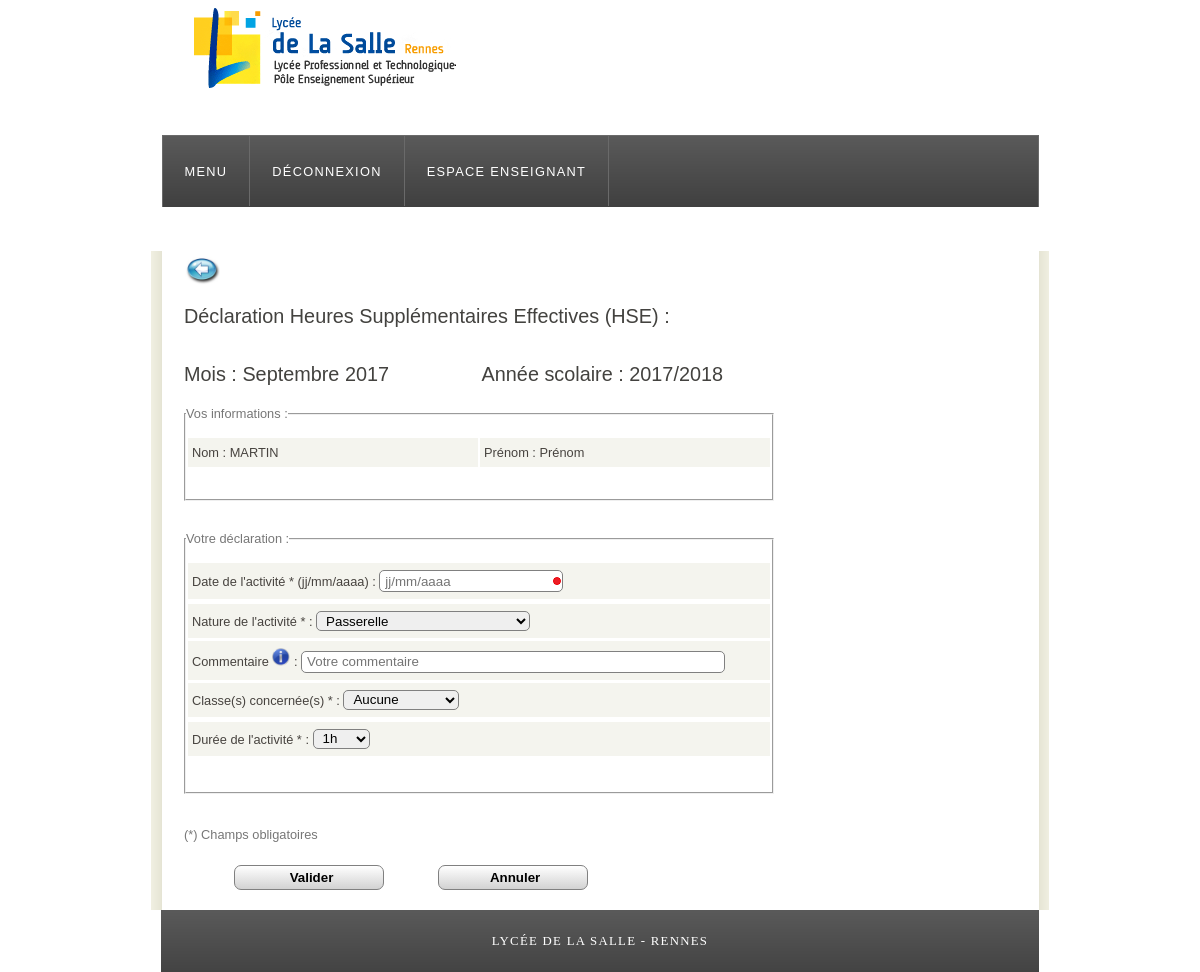
/ajoutDeclarationHSE.php (signed in), run on the app's committed database.
### tables this page shows
CREATE TABLE IF NOT EXISTS `hse_parametres` (
  `ANNEESCOLAIRE` varchar(20) DEFAULT NULL
);

CREATE TABLE IF NOT EXISTS `hse_enseignants` (
  `ENSEIGNANT_ID` int(11) NOT NULL AUTO_INCREMENT,
  `ENSEIGNANT_NOM` varchar(40) DEFAULT NULL,
  `ENSEIGNANT_PRENOM` varchar(40) DEFAULT NULL,
  `ENSEIGNANT_LOGIN` varchar(40) DEFAULT NULL,
  `ENSEIGNANT_MDP` varchar(60) DEFAULT NULL,
  PRIMARY KEY (`ENSEIGNANT_ID`)
);

### include/fonctions.php (called while the page is built, shortened)
<?php
function getMois()
{
	$mois = date('m');
	if ($mois == 1) { $moisLibelle = 'Janvier'; return $moisLibelle; }
	elseif ($mois == 2) { $moisLibelle = 'Février'; return $moisLibelle; }
	elseif ($mois == 3) { $moisLibelle = 'Mars'; return $moisLibelle; }
	elseif ($mois == 4) { $moisLibelle = 'Avril'; return $moisLibelle; }
	elseif ($mois == 5) { $moisLibelle = 'Mai'; return $moisLibelle; }
	elseif ($mois == 6) { $moisLibelle = 'Juin'; return $moisLibelle; }
	elseif ($mois == 7) { $moisLibelle = 'Juillet'; return $moisLibelle; }
	elseif ($mois == 8) { $moisLibelle = 'Août'; return $moisLibelle; }
	elseif ($mois == 9) { $moisLibelle = 'Septembre'; return $moisLibelle; }
	elseif ($mois == 10) { $moisLibelle = 'Octobre'; return $moisLibelle; }
	elseif ($mois == 11) { $moisLibelle = 'Novembre'; return $moisLibelle; }
	elseif ($mois == 12) { $moisLibelle = 'Décembre'; return $moisLibelle; }
}
?>

### ajoutDeclarationHSE.php (the view, shortened to what this page needs)
<?php
include ('include/fonctions.php');
?>
<!DOCTYPE HTML>
<html>
<head>
  <link rel="stylesheet" type="text/css" href="style/style.css" />
  <link rel="stylesheet" type="text/css" href="tooltipster/dist/css/tooltipster.bundle.min.css" />
</head>
<body>
  <div id="main">
    <div id="header">
      <div id="logo">
      </div>
      <div id="menubar">
        <ul id="menu">
          <li class="selected"><a href="gestionEnseignant.php">Menu</a></li>
          <li class="selected"><a href="index.php?action=deconnexion">Déconnexion</a></li>
          <li class="selected"><a>Espace enseignant</a>
        </ul>
      </div>
    </div>
    <div id="site_content">
      <div id="content" >
      <a href="gestionEnseignant.php"><img src='images/back.jpg' height='36' width='36'></a>
      <form name="form1" id="form1" action="scriptAjoutHSE.php" method="post">
      <?php
      $resultat = $cnx->query("SELECT anneescolaire FROM hse_parametres;");
      $resultat->setFetchMode(PDO::FETCH_OBJ);
      $ligne = $resultat->fetch();
      $anneescolaire = $ligne->anneescolaire;
      $login = $_SESSION['login'];
      $req_pre = $cnx->prepare("SELECT enseignant_id, enseignant_nom, enseignant_prenom FROM hse_enseignants WHERE enseignant_login =:login");
      $req_pre->bindValue(':login', $login, PDO::PARAM_STR);
      $req_pre->execute();
      $resultat=$req_pre->fetch(PDO::FETCH_OBJ);
      $enseignantNom = $resultat->enseignant_nom;
      $enseignantPrenom = $resultat->enseignant_prenom;
      ?>
      <h3>Déclaration Heures Supplémentaires Effectives (HSE) : </h3>
      <h3> Mois : <?php echo getMois(); ?> <?php echo date("Y"); ?> &nbsp; &nbsp; &nbsp; &nbsp; &nbsp; &nbsp; &nbsp; &nbsp; Année scolaire : <?php echo $anneescolaire; ?> </h3>
      <fieldset>
      <legend> Vos informations : </legend>
      <table>
      <tr>
      <td width="10%">Nom : <?php echo utf8_encode($enseignantNom); ?></td>
      <td width="10%">Prénom : <?php echo utf8_encode($enseignantPrenom); ?></td>
      </tr>
      </table>
      </fieldset>
      <br/><br/>
      <fieldset>
      <legend> Votre déclaration : </legend>
      <table>
      <tr>
      <td width="10%">Date de l'activité * (jj/mm/aaaa) : <input name="date" type="text" placeholder="jj/mm/aaaa" pattern="^(0[1-9]|[12][0-9]|3[01])/(0[1-9]|1[0-2])/20(1[7-9]|2[0-9]|30)$" required> </td>
      </tr>
      <tr>
      <tr>
      <td width="10%">Nature de l'activité * : <select id="typeactivite" name="typeactivite" required>
      <?php
      $txtreq = "SELECT * FROM hse_vue_listesanskholle;";
      $resultat = $cnx->query($txtreq);
      $resultat->setFetchMode(PDO::FETCH_OBJ);
      $ligne = $resultat->fetch();
      while ($ligne) {
      echo "<option value=".($ligne->TypeId).">".utf8_encode($ligne->TypeLibelle)."</option>";
      $ligne = $resultat->fetch();
      }
      ?>
      </select></td>
      </tr>
      <tr>
      <td width="10%"> Commentaire
      <span class="tooltip" data-tooltip-content="#tooltip_content"><img src="images/info.png" height='18' width='18' /></span>
        :
      <input type='textarea' name='precisionsProf' size='50' placeholder="Votre commentaire">
      </td>
      </tr>
      <td width="10%">Classe(s) concernée(s) * : <select name="classe" required>
      <?php
      $resultat = $cnx->query("SELECT classe_id AS Cid, classe_libelle AS Clibelle, classe_sigle AS Csigle FROM hse_classes ORDER BY CASE classe_sigle WHEN 'Aucune' THEN 1 WHEN 'Regroupement' THEN 2 ELSE 3 END;");
      $resultat->setFetchMode(PDO::FETCH_OBJ);
      $ligne = $resultat->fetch();
      while ($ligne) {
      echo "<option value=".($ligne->Cid).">".utf8_encode($ligne->Csigle)."</option>";
      $ligne = $resultat->fetch();
      }
      ?>
      </select>
      </td>
      </tr>
      <tr>
      <tr>
      <td width="10%">Durée de l'activité *  :
      <select name="duree" required>
      <?php
      $i = 60;
      while ($i <= 600) {
      $nbHeures = $i/60;
      $nbHeures = (int) $nbHeures;
      $nbMinutes = (int)$i%60;
      if ($nbMinutes == 0) { $dureeToString = $nbHeures."h";}
      else { $dureeToString = $nbHeures."h".$nbMinutes;}
      echo "<option value=".$i." > ".$dureeToString." </option>";
      $i = $i + 30;
      }
      ?>
      </select>
      </td>
      </tr>
      </table>
      </fieldset>
      <br/><br/>
      <p> (*) Champs obligatoires</p>
      <input type="submit" name="btnConnecter" id="btnConnecter" value="Valider">
      <input type="reset" name="btnAnnuler" id="btnConnecter" value="Annuler">
    </form>
      </div>
    </div>
    <div id="footer">
      <a href="http://www.lycee-delasalle.com/">Lycée De La Salle - RENNES</a>
    </div>
  </div>
</body>
</html>

### style/style.css (style rules this page uses)
html { height: 100%; }
* { margin: 0; padding: 0; }
body { font: normal .80em 'trebuchet ms', arial, sans-serif; background: #FFFFFF; color: #777; }
p { padding: 0 0 20px 0; line-height: 1.7em; }
img { border: 0; }
h1, h2, h3, h4, h5, h6 { font: normal 175% 'century gothic', arial, sans-serif; color: #43423F; margin: 0 0 15px 0; padding: 15px 0 5px 0; }
h3 { font: normal 155% 'century gothic', arial, sans-serif; }
a, a:hover { outline: none; text-decoration: underline; color: #14CECC; }
ul { margin: 2px 0 22px 17px; }
ul li { list-style-type: circle; margin: 0 0 6px 0; padding: 0 0 4px 5px; }
#main, #logo, #menubar, #site_content, #footer { margin-left: auto; margin-right: auto; }
#header { background: #FFFFFF; border-bottom: 1px solid #FFF; height: 250px; }
#logo { width: 829px; position: relative; height: 135px; background: url(logo_dls.png) no-repeat; }
#menubar { width: 875px; height: 71px; padding: 0px 0 0 0px; border: 1px solid #6A6A6A; border-bottom: 0; background: #555 url(menu.png) repeat-x; }
ul#menu { float: left; margin: 0; padding: 0; }
ul#menu li { float: left; margin: 0px 0 0 0; padding: 0px 0 0 0px; list-style: none; }
ul#menu li a { letter-spacing: 0.1em; font: normal 100% 'trebuchet ms', arial; display: block; float: left; height: 38px; padding: 28px 22px 4px 22px; text-align: center; color: #CDC090; text-transform: uppercase; text-decoration: none; border-right: 1px solid #6A6A6A; background: transparent; }
ul#menu li a:hover, ul#menu li.selected a, ul#menu li.selected a:hover { color: #FFF; }
#site_content { width: 845px; overflow: hidden; margin: 0 auto 0 auto; padding: 0px 20px 20px 33px; background: #FFF url(content.png) repeat-y; }
#content { text-align: left; width: 590px; padding: 0; }
#footer { width: 878px; font: normal 100% "lucida sans unicode"; height: 33px; padding: 24px 0 5px 0; text-align: center; background: #555 url(menu.png) repeat-x; color: #CDC090; text-transform: uppercase; letter-spacing: 0.1em; }
#footer a { color: #FFF; text-decoration: none; }
input, select { padding-left: 5px; border: solid 1px grey; display: inline-block; height: 20px; -moz-border-radius: 5px; -webkit-border-radius: 5px; -o-border-radius: 5px; -ms-border-radius: 5px; -khtml-border-radius: 5px; border-radius: 5px; }
input[type=text]:invalid , input[type=email]:invalid, input[type=password]:invalid, textarea:invalid { background: #fff url(rond-rouge.png) no-repeat 99% center; }
table { margin: 10px 0 30px 0; }
table tr th, table tr td { background: #3B3B3B; color: #FFF; padding: 7px 4px; text-align: left; }
table tr td { background: #F4F4EE; color: #47433F; border-top: 1px solid #FFF; }
input[type=submit] { font-weight: bold; border: solid 1px grey; width: 150px; height: 25px; margin-left: 50px; margin-top: 0px; -moz-border-radius: 7px; -webkit-border-radius: 7px; -o-border-radius: 7px; -ms-border-radius: 7px; -khtml-border-radius: 7px; border-radius: 7px; background: -moz-linear-gradient(top, rgb(255, 255, 255), rgb(210, 210, 210)); background: -webkit-gradient(linear, right top, right bottom, from(rgb(255, 255, 255)), to(rgb(210, 210, 210))); background: linear-gradient(to bottom, rgb(255, 255, 255), rgb(210, 210, 210)); }
input[type=reset] { font-weight: bold; border: solid 1px grey; width: 150px; height: 25px; margin-left: 50px; margin-top: 0px; -moz-border-radius: 7px; -webkit-border-radius: 7px; -o-border-radius: 7px; -ms-border-radius: 7px; -khtml-border-radius: 7px; border-radius: 7px; background: -moz-linear-gradient(top, rgb(255, 255, 255), rgb(210, 210, 210)); background: -webkit-gradient(linear, right top, right bottom, from(rgb(255, 255, 255)), to(rgb(210, 210, 210))); background: linear-gradient(to bottom, rgb(255, 255, 255), rgb(210, 210, 210)); }

### data on the page
hse_parametres: ANNEESCOLAIRE "2017/2018"
hse_enseignants: ENSEIGNANT_NOM "MARTIN", ENSEIGNANT_PRENOM "Prénom"

### other printed values
getMois() "Septembre"
form field typeactivite "Passerelle"
form field classe "Aucune"
form field duree "1h"
